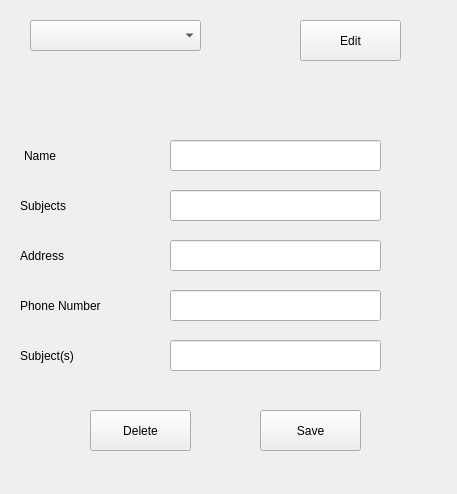
<?xml version="1.0" encoding="UTF-8"?>
<ui version="4.0">
 <class>Form</class>
 <widget class="QWidget" name="Form">
  <property name="geometry">
   <rect>
    <x>0</x>
    <y>0</y>
    <width>457</width>
    <height>494</height>
   </rect>
  </property>
  <property name="windowTitle">
   <string>Form</string>
  </property>
  <widget class="QComboBox" name="comboBox">
   <property name="geometry">
    <rect>
     <x>30</x>
     <y>20</y>
     <width>171</width>
     <height>31</height>
    </rect>
   </property>
  </widget>
  <widget class="QPushButton" name="pushButton">
   <property name="geometry">
    <rect>
     <x>300</x>
     <y>20</y>
     <width>101</width>
     <height>41</height>
    </rect>
   </property>
   <property name="text">
    <string>Edit</string>
   </property>
  </widget>
  <widget class="QPushButton" name="pushButton_2">
   <property name="geometry">
    <rect>
     <x>90</x>
     <y>410</y>
     <width>101</width>
     <height>41</height>
    </rect>
   </property>
   <property name="text">
    <string>Delete</string>
   </property>
  </widget>
  <widget class="QLineEdit" name="lineEdit_4">
   <property name="geometry">
    <rect>
     <x>170</x>
     <y>240</y>
     <width>211</width>
     <height>31</height>
    </rect>
   </property>
  </widget>
  <widget class="QLabel" name="label_2">
   <property name="geometry">
    <rect>
     <x>24</x>
     <y>140</y>
     <width>111</width>
     <height>31</height>
    </rect>
   </property>
   <property name="styleSheet">
    <string notr="true">font: 10pt &quot;Segoe UI&quot;;</string>
   </property>
   <property name="text">
    <string>Name</string>
   </property>
  </widget>
  <widget class="QLineEdit" name="lineEdit_2">
   <property name="geometry">
    <rect>
     <x>170</x>
     <y>190</y>
     <width>211</width>
     <height>31</height>
    </rect>
   </property>
  </widget>
  <widget class="QLabel" name="label_5">
   <property name="geometry">
    <rect>
     <x>20</x>
     <y>240</y>
     <width>111</width>
     <height>31</height>
    </rect>
   </property>
   <property name="styleSheet">
    <string notr="true">font: 10pt &quot;Segoe UI&quot;;</string>
   </property>
   <property name="text">
    <string>Address</string>
   </property>
  </widget>
  <widget class="QLineEdit" name="lineEdit">
   <property name="geometry">
    <rect>
     <x>170</x>
     <y>140</y>
     <width>211</width>
     <height>31</height>
    </rect>
   </property>
  </widget>
  <widget class="QLineEdit" name="lineEdit_3">
   <property name="geometry">
    <rect>
     <x>170</x>
     <y>290</y>
     <width>211</width>
     <height>31</height>
    </rect>
   </property>
  </widget>
  <widget class="QLabel" name="label_3">
   <property name="geometry">
    <rect>
     <x>20</x>
     <y>190</y>
     <width>111</width>
     <height>31</height>
    </rect>
   </property>
   <property name="styleSheet">
    <string notr="true">font: 10pt &quot;Segoe UI&quot;;</string>
   </property>
   <property name="text">
    <string>Subjects</string>
   </property>
  </widget>
  <widget class="QLabel" name="label_4">
   <property name="geometry">
    <rect>
     <x>20</x>
     <y>290</y>
     <width>121</width>
     <height>31</height>
    </rect>
   </property>
   <property name="styleSheet">
    <string notr="true">font: 10pt &quot;Segoe UI&quot;;</string>
   </property>
   <property name="text">
    <string>Phone Number</string>
   </property>
  </widget>
  <widget class="QPushButton" name="pushButton_3">
   <property name="geometry">
    <rect>
     <x>260</x>
     <y>410</y>
     <width>101</width>
     <height>41</height>
    </rect>
   </property>
   <property name="text">
    <string>Save</string>
   </property>
  </widget>
  <widget class="QLineEdit" name="lineEdit_5">
   <property name="geometry">
    <rect>
     <x>170</x>
     <y>340</y>
     <width>211</width>
     <height>31</height>
    </rect>
   </property>
  </widget>
  <widget class="QLabel" name="label_6">
   <property name="geometry">
    <rect>
     <x>20</x>
     <y>340</y>
     <width>121</width>
     <height>31</height>
    </rect>
   </property>
   <property name="styleSheet">
    <string notr="true">font: 10pt &quot;Segoe UI&quot;;</string>
   </property>
   <property name="text">
    <string>Subject(s)</string>
   </property>
  </widget>
 </widget>
 <resources/>
 <connections/>
</ui>
